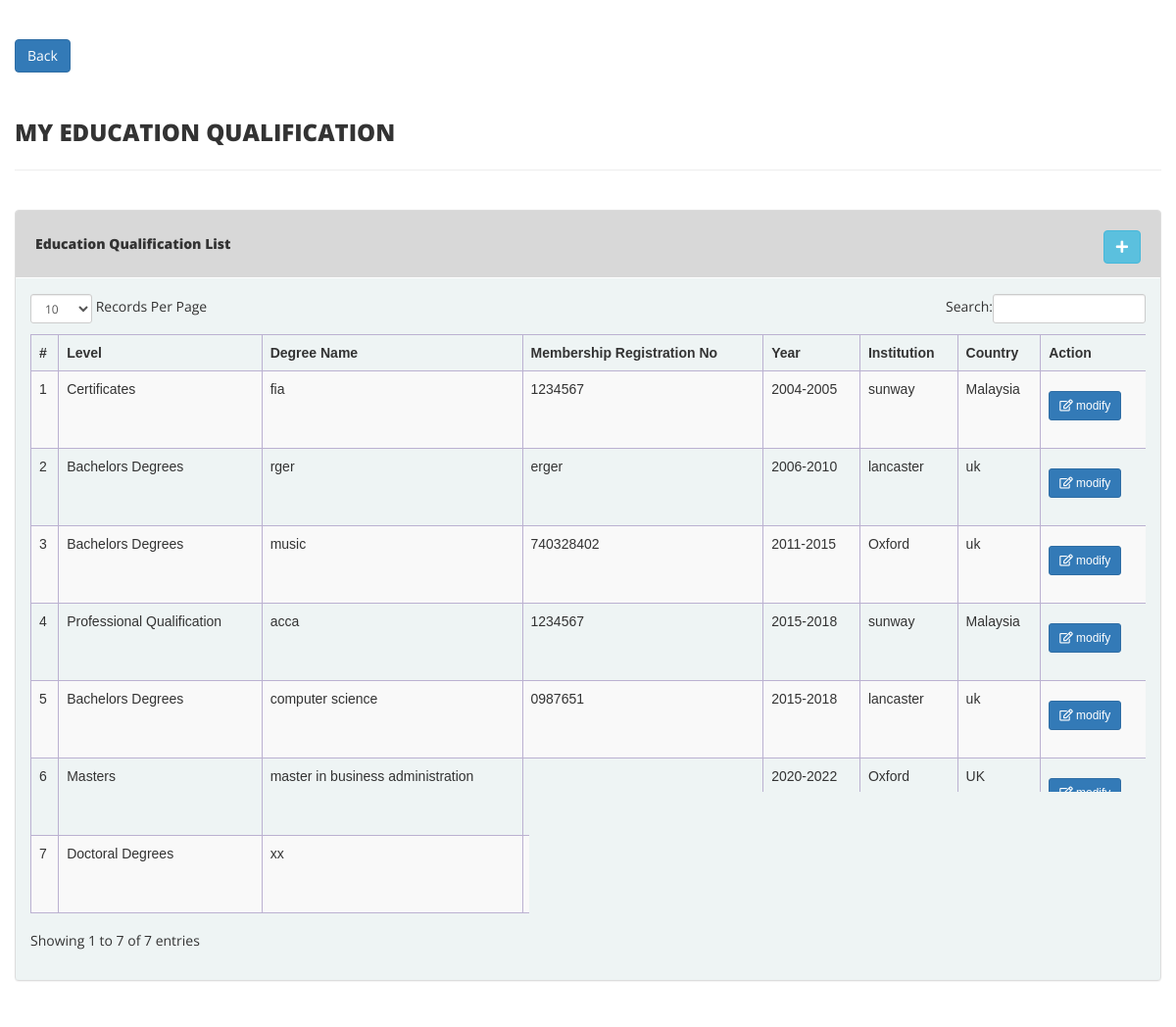
Screenshot of /fyp_HW/view-eduQualification-details.php (signed in) with the database file from the repository.
### tables this page shows
CREATE TABLE `eduDetails` (
  `id` int(11) NOT NULL,
  `eduLevel` varchar(255) NOT NULL,
  `degreeName` varchar(255) NOT NULL,
  `memberRegNo` varchar(255) NOT NULL,
  `year` varchar(255) NOT NULL,
  `institute` varchar(255) NOT NULL,
  `country` varchar(255) NOT NULL,
  `user_ID` varchar(255) NOT NULL
);

### fyp_HW/view-eduQualification-details.php (the view, shortened to what this page needs)
<?php
include('inc/config.php');
if(strlen($_SESSION['user_ID'])==0)
{
    header('location:index.php');
}
else{
    ?>
    <!DOCTYPE html>
    <html xmlns="http://www.w3.org/1999/xhtml">
    <head>
        <link href="assets/assets/css/bootstrap.css" rel="stylesheet" />
        <link href="assets/assets/css/font-awesome.css" rel="stylesheet" />
        <link href="assets/assets/js/dataTables/dataTables.bootstrap.css" rel="stylesheet" />
        <link href="assets/assets/css/style.css" rel="stylesheet" />
        <link rel="stylesheet" href="https://use.fontawesome.com/releases/v5.5.0/css/all.css">
    </head>
    <body>
    <div class="content-wrapper">
        <div class="container-fluid">
            <a class="btn btn-primary" href="dashboard.php" role="button">Back</a>
            <br><br>
            <div class="row pad-botm">
                <div class="col-md-12">
                    <h3 class="header-line">My Education Qualification</h3>
                </div>
                <div class="row">
                </div>
            </div>
            <div class="row">
                <div class="col-md-12">
                    <div class="panel panel-default">
                        <div class="panel-heading" style="padding: 20px;" >
                            Education Qualification List
                            <a href="eduDetails.php">
                                <button type="submit"  class="btn btn-info btn- update" style="float: right;">
                                    <i class="fa fa-plus"></i>
                                </button>
                            </a>
                        </div>
                        <div class="panel-body">
                            <div class="table-responsive">
                                <table class="table table-striped table-bordered table-hover" id="dataTables-example">
                                    <thead>
                                    <tr>
                                        <th>#</th>
                                        <th>Level</th>
                                        <th>Degree Name</th>
                                        <th>Membership Registration No</th>
                                        <th>Year</th>
                                        <th>Institution</th>
                                        <th>Country</th>
                                        <th>Action</th>
                                    </tr>
                                    </thead>
                                    <tbody>
                                    <?php
                                    $user_ID = $_SESSION['user_ID'];
                                    $sql = "SELECT * from eduDetails where user_ID = $user_ID order by year;";
                                    $query = $dbh -> prepare($sql);
                                    $query->execute();
                                    $results=$query->fetchAll(PDO::FETCH_OBJ);
                                    $cnt=1;
                                    if($query->rowCount() > 0) {
                                        foreach($results as $result) {
                                            ?>
                                            <tr class="odd gradeX">
                                                <td class="center"><?php echo htmlentities($cnt);?></td>
                                                <td class="center"><?php echo htmlentities($result->eduLevel);?></td>
                                                <td class="center"><?php echo htmlentities($result->degreeName);?></td>
                                                <td class="center"><?php echo htmlentities($result->memberRegNo);?></td>
                                                <td class="center"><?php echo htmlentities($result->year);?></td>
                                                <td class="center"><?php echo htmlentities($result->institute);?></td>
                                                <td class="center"><?php echo htmlentities($result->country);?></td>
                                                <td class="center">
                                                    <form action="manage-eduDetails.php"  method="get">
                                                        <button style="margin-top: 12px;" type="submit" class="btn btn-primary btn-sm update"><i class="far fa-edit"></i> modify</button>
                                                    </form>
                                                    <br/>
                                                </td>
                                            </tr>
                                            <?php $cnt=$cnt+1;}} ?>
                                    </tbody>
                                </table>
                            </div>
                        </div>
                    </div>
                </div>
            </div>
        </div>
    </div>
    </body>
    </html>
<?php } ?>

### fyp_HW/assets/assets/css/style.css (style rules this page uses)
.content-wrapper { margin-top: 40px; min-height:800px; padding-bottom:90px; }
.header-line { font-weight:900; padding-bottom:25px; border-bottom:1px solid #eeeeee; text-transform:uppercase; }
.pad-botm { padding-bottom:30px; }
.panel { background-color: #f0f0f0; }
.panel-default > .panel-heading { color: #333; font-weight: 800; background-color: #d8d8d8; border-color: #fff; }
table { font-family: 'Poppins', sans-serif; }
table.table-bordered { border:1px solid #bbb1d1; margin-top:20px; }
table.table-bordered > thead > tr > th { border:1px solid #bbb1d1; }
table.table-bordered > tbody > tr > td { border:1px solid #bbb1d1; }
.panel-body { background-color: #e6fbfc4d; }

### rows the page displays
edudetails: eduLevel "Certificates", degreeName "fia", memberRegNo "1234567", year "2004-2005", institute "sunway", country "Malaysia"
edudetails: eduLevel "Bachelors Degrees", degreeName "rger", memberRegNo "erger", year "2006-2010", institute "lancaster", country "uk"
edudetails: eduLevel "Bachelors Degrees", degreeName "music", memberRegNo "740328402", year "2011-2015", institute "Oxford", country "uk"
edudetails: eduLevel "Professional Qualification", degreeName "acca", memberRegNo "1234567", year "2015-2018", institute "sunway", country "Malaysia"
edudetails: eduLevel "Bachelors Degrees", degreeName "computer science", memberRegNo "0987651", year "2015-2018", institute "lancaster", country "uk"
edudetails: eduLevel "Masters", degreeName "master in business administration", year "2020-2022", institute "Oxford", country "UK"
edudetails: eduLevel "Doctoral Degrees", degreeName "xx"
